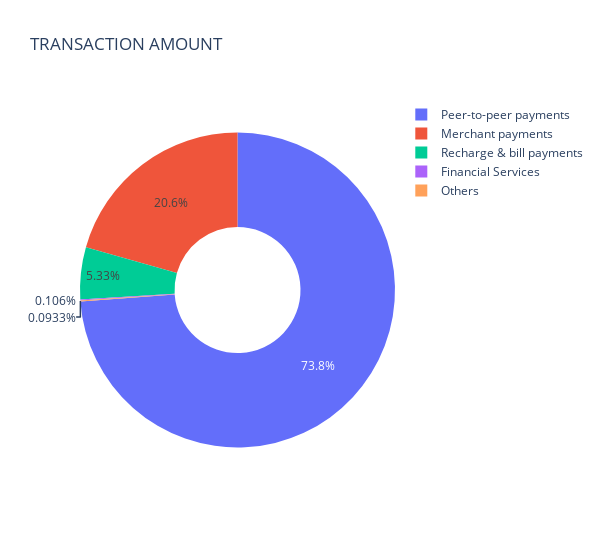
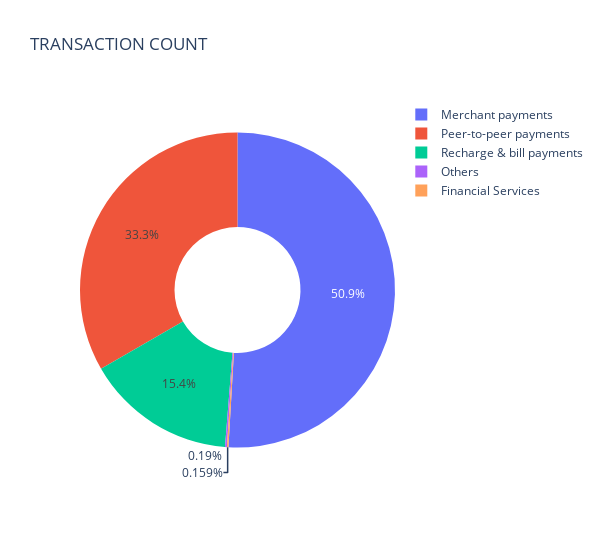

Notebook code for these charts, in order:
### Code cell
transaction_type_amount_count_Y(aggregated_transaction,"Kerala")

### Figure 1 — Plotly figure (JSON) as saved in the notebook; plotly's stock layout.template omitted (floating-point values rounded to 4 significant figures)
{"data": [{"domain": {"x": [0, 1], "y": [0, 1]}, "hole": 0.4, "hovertemplate": "transaction_type=%{label}<br>transaction_amount=%{value}<extra></extra>", "labels": ["Financial Services", "Merchant payments", "Others", "Peer-to-peer payments", "Recharge & bill payments"], "legendgroup": "", "name": "", "showlegend": true, "type": "pie", "values": [2208089557, 427952307708, 1935667045, 1532458565554, 110690735059]}], "layout": {"legend": {"tracegroupgap": 0}, "title": {"text": "TRANSACTION AMOUNT"}, "width": 600}}

### Figure 2 — Plotly figure (JSON) as saved in the notebook; plotly's stock layout.template omitted (floating-point values rounded to 4 significant figures)
{"data": [{"domain": {"x": [0, 1], "y": [0, 1]}, "hole": 0.4, "hovertemplate": "transaction_type=%{label}<br>transaction_count=%{value}<extra></extra>", "labels": ["Financial Services", "Merchant payments", "Others", "Peer-to-peer payments", "Recharge & bill payments"], "legendgroup": "", "name": "", "showlegend": true, "type": "pie", "values": [2345579, 751911188, 2808810, 492142734, 227545157]}], "layout": {"legend": {"tracegroupgap": 0}, "title": {"text": "TRANSACTION COUNT"}, "width": 600}}
